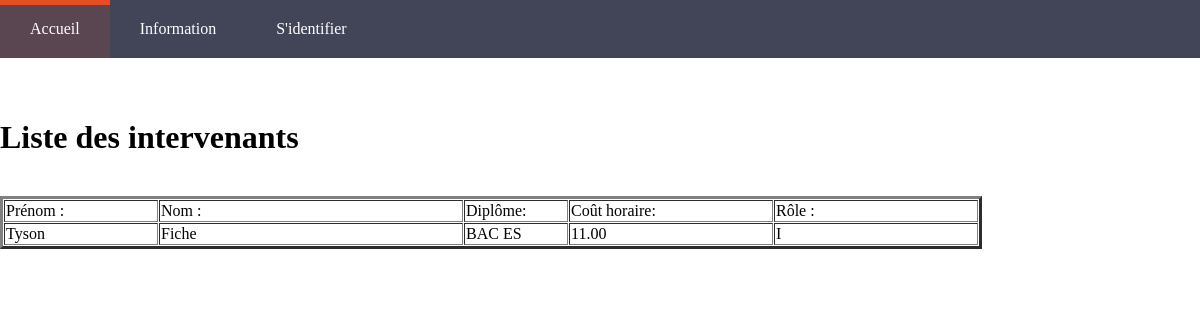
The page /MDS49-Final/index.php?uc=information&action=intervenants on the database its author committed.
### tables this page shows
CREATE TABLE IF NOT EXISTS INTERVENANT
 (
   IDINTERVENANT INTEGER NOT NULL AUTO_INCREMENT ,
   NOMINTERVENANT CHAR(32) NOT NULL  ,
   PRENOMINTERVENANT CHAR(32) NOT NULL  ,
   DIPLOME CHAR(32) NULL  ,
   COUTHORAIRE DECIMAL(10,2) NOT NULL  ,
   ROLESABIC CHAR(1) NOT NULL  
   , PRIMARY KEY (IDINTERVENANT) 
 );

### MDS49-Final/util/class.pdoMDS49.inc.php (called while the page is built, shortened)
<?php
class PdoMDS49
{
      	private static $serveur='mysql:host=db672809222.db.1and1.com';
      	private static $bdd='dbname=db672809222';
      	private static $user='dbo672809222' ;
      	private static $mdp='BMw1234*CEMP' ;
		private static $monPdo;
		private static $monPdoMDS49 = null;
	private function __construct()
	{
    		PdoMDS49::$monPdo = new PDO(PdoMDS49::$serveur.';'.PdoMDS49::$bdd, PdoMDS49::$user, PdoMDS49::$mdp);
			PdoMDS49::$monPdo->query("SET CHARACTER SET utf8");
	}
	public  static function getPdoMDS49()
	{
		if(PdoMDS49::$monPdoMDS49 == null)
		{
			PdoMDS49::$monPdoMDS49= new PdoMDS49();
		}
		return PdoMDS49::$monPdoMDS49;
	}
	public function getLesIntervenants()
	{
		$req = "SELECT * FROM INTERVENANT WHERE ROLESABIC = 'I' ORDER BY IDINTERVENANT";
		$res = PdoMDS49::$monPdo->query($req);
		$lesIntervenants = $res->fetchAll();
		return $lesIntervenants;
	}
}
?>

### MDS49-Final/vues/v_intervenants.php (the view, shortened to what this page needs)
<form action="index.php?uc=information&action=intervenants" method=post>
<p><H1>Liste des intervenants</H1><br>
        <table border=3 cellspacing=1 >
            <tr>
            <td>Prénom :</td>
            <td>Nom :</td>
            <td>Diplôme:</td>
            <td>Coût horaire:</td>
            <td>Rôle :</td>
            </tr>
        <?php
        foreach( $lesIntervenants as $unIntervenant)
        {
            $prenom = $unIntervenant['PRENOMINTERVENANT'];
            $nom = $unIntervenant['NOMINTERVENANT'];
            $diplome = $unIntervenant['DIPLOME'];
            $coutHoraire = $unIntervenant['COUTHORAIRE'];
            $role = $unIntervenant['ROLESABIC'];
            ?>
            <tr>
                <td width=150><?php echo $prenom ?></td>
                <td width=300><?php echo $nom ?></td>
                <td width=100><?php echo $diplome ?></td>
                <td width=200><?php echo $coutHoraire ?></td>
                <td width=200><?php echo $role ?></td>
            </tr>
            <?php
        }
        ?>
        </table>
    </form>

### MDS49-Final/util/style.css (style rules this page uses)
body { front-family: 'Source code pro', Calibri, serif; margin: 0px; padding: 0px; }
p { margin:20px; padding:10px; }

### rows shown on the page
intervenant: PRENOMINTERVENANT "Tyson", NOMINTERVENANT "Fiche", DIPLOME "BAC ES", COUTHORAIRE "11.00", ROLESABIC "I"
